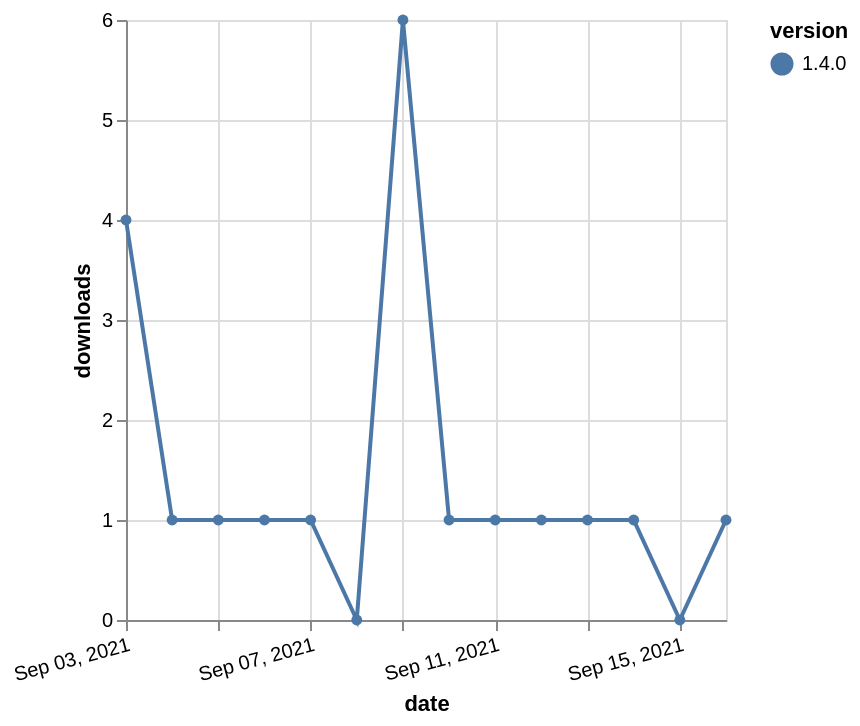

Vega-Lite specification for this chart:
### Vega-Lite specification from a JSON file in a GitHub repository (floating-point values rounded to 4 significant figures)
{"$schema": "https://vega.github.io/schema/vega-lite/v5.json", "description": "A simple bar chart with embedded data.", "data": {"values": [{"date": "2021-09-03", "total": 506, "delta": 4, "version": "1.4.0"}, {"date": "2021-09-04", "total": 507, "delta": 1, "version": "1.4.0"}, {"date": "2021-09-05", "total": 508, "delta": 1, "version": "1.4.0"}, {"date": "2021-09-06", "total": 509, "delta": 1, "version": "1.4.0"}, {"date": "2021-09-07", "total": 510, "delta": 1, "version": "1.4.0"}, {"date": "2021-09-08", "total": 510, "delta": 0, "version": "1.4.0"}, {"date": "2021-09-09", "total": 516, "delta": 6, "version": "1.4.0"}, {"date": "2021-09-10", "total": 517, "delta": 1, "version": "1.4.0"}, {"date": "2021-09-11", "total": 518, "delta": 1, "version": "1.4.0"}, {"date": "2021-09-12", "total": 519, "delta": 1, "version": "1.4.0"}, {"date": "2021-09-13", "total": 520, "delta": 1, "version": "1.4.0"}, {"date": "2021-09-14", "total": 521, "delta": 1, "version": "1.4.0"}, {"date": "2021-09-15", "total": 521, "delta": 0, "version": "1.4.0"}, {"date": "2021-09-16", "total": 522, "delta": 1, "version": "1.4.0"}]}, "width": "container", "mark": {"type": "line", "point": {"filled": true}}, "encoding": {"x": {"field": "date", "type": "temporal", "timeUnit": "yearmonthdate", "title": "date", "axis": {"labelAngle": -15}}, "y": {"field": "delta", "type": "quantitative", "title": "downloads"}, "color": {"field": "version", "type": "nominal"}, "tooltip": {"field": "delta"}}}
